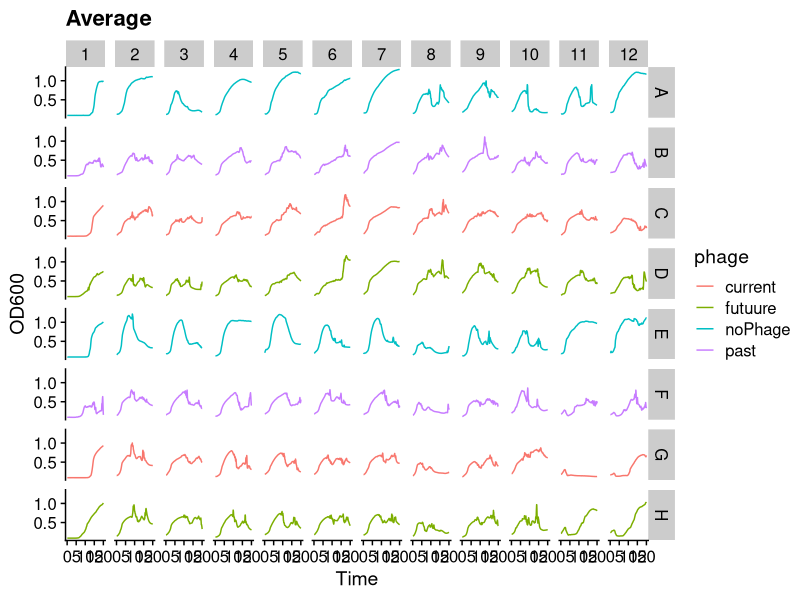
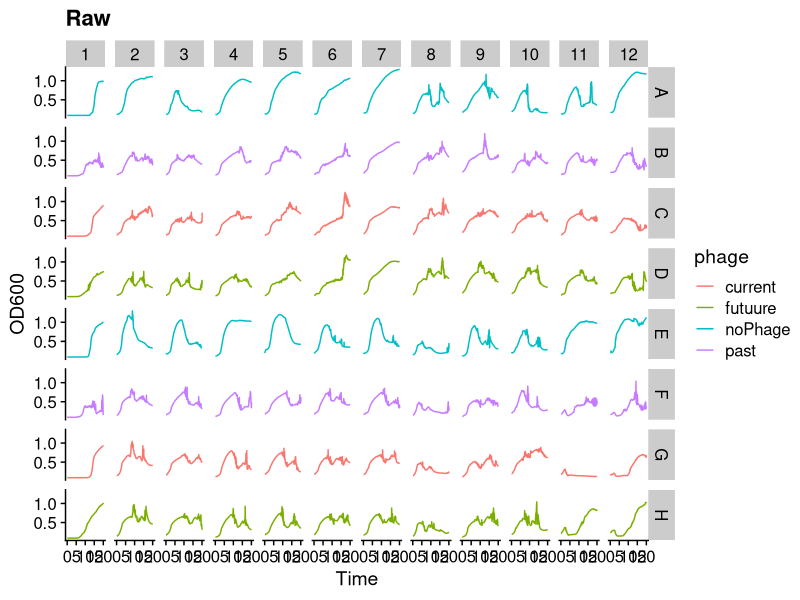
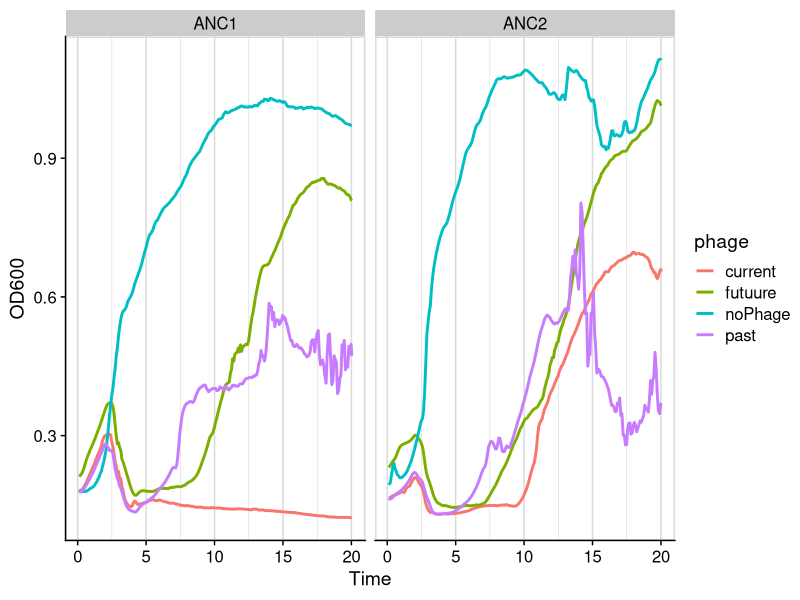
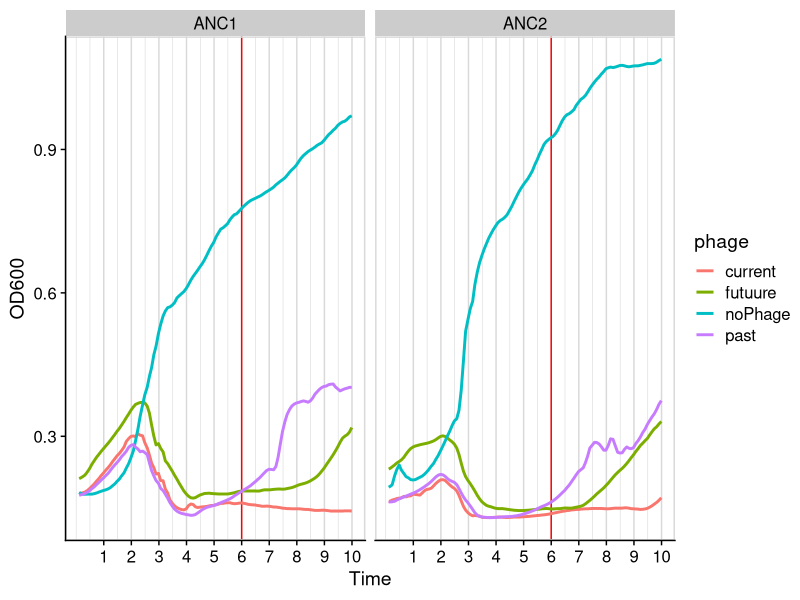
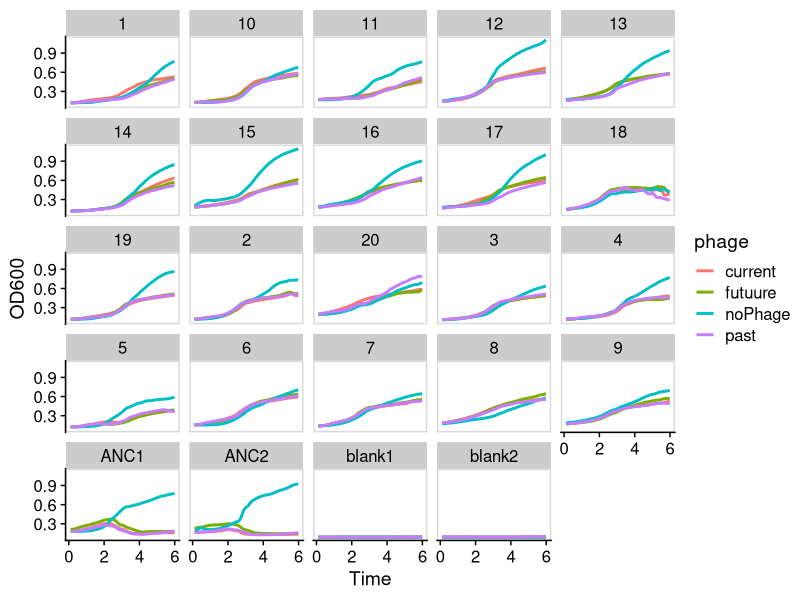
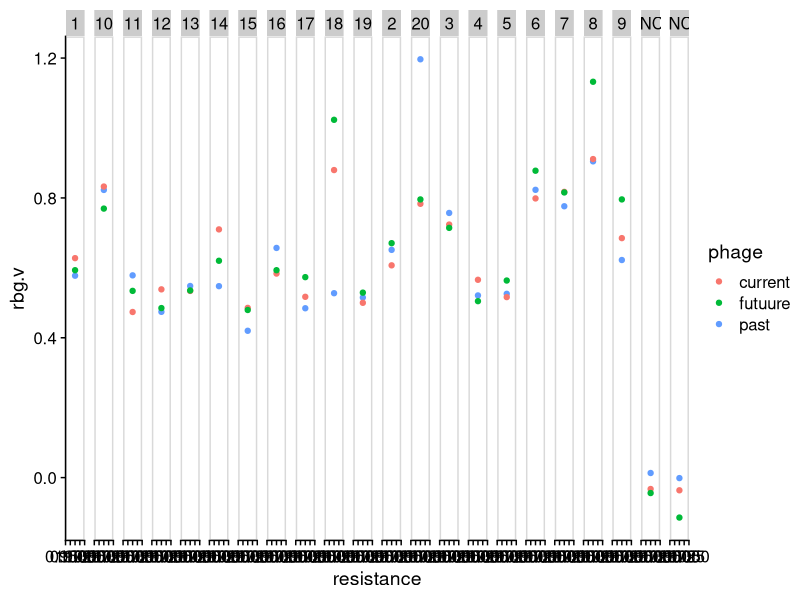
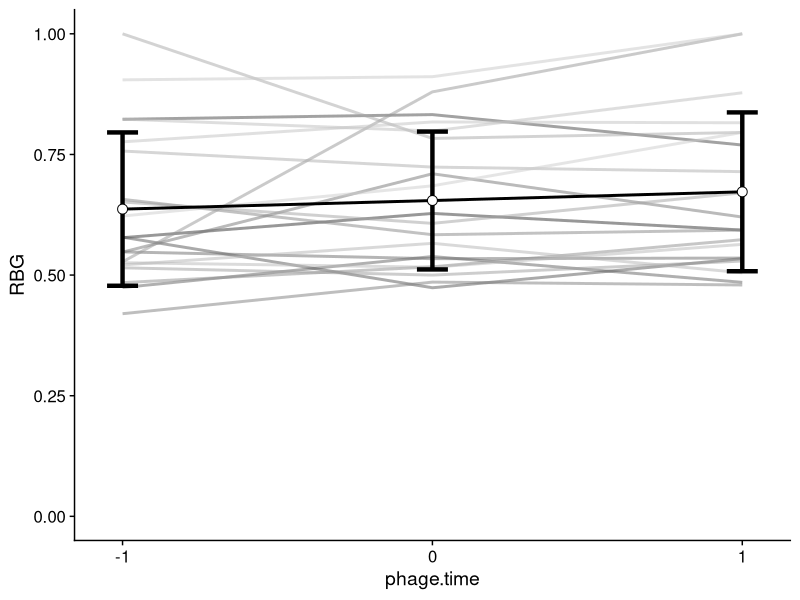

Write R code to recreate these figures, in order. (Note: this script raises an error after producing the figures.)
## ---- chunk 1
library(tidyverse)
library(broom)
library(cowplot)
library(here)
library(caTools)
## ---- chunk 2
input <- read_csv(here("data","shake_plate.csv"))
#time in hours
input$Time <- 24*input$Time
    
    #############
    #average OD #
    #############
input.avg <- 
input%>%
  map_dfc(function(x) runmean(x,k=3))


#trnaform to long format
d.avg <- gather(input.avg, key="well", value = "OD600", colnames(input)[-c(1:2)])
d <- gather(input, key="well", value = "OD600", colnames(input)[-c(1:2)])

#add metadata
meta <- read_csv(here("data","RBG_meta.csv"))

d.avg <-merge(d.avg, meta)
d <-merge(d, meta)

d.avg%>%
  # filter(Time<8)%>%
  # filter(dilution!=1e-7 & dilution!=1e-6)%>%
  group_by(well)%>%
  ggplot(aes(x=Time, y=OD600))+
    geom_line(aes(color=phage))+
    facet_grid(row~col)+
  theme_cowplot()+
  ggtitle("Average")

d%>%
  # filter(Time<8)%>%
  # filter(dilution!=1e-7 & dilution!=1e-6)%>%
  group_by(well)%>%
  ggplot(aes(x=Time, y=OD600))+
    geom_line(aes(color=phage))+
    facet_grid(row~col)+
  theme_cowplot()+
  ggtitle("Raw")

## ---- chunk 3
d.avg%>%
  filter(str_detect(host, "ANC"))%>%
  group_by(well)%>%
  ggplot(aes(x=Time, y=OD600))+
    geom_line(aes(color=phage), size=1)+
    facet_wrap(~host)+
  theme_cowplot()+
    panel_border() +
  background_grid(major = "x",minor = "x")

## ---- chunk 4
d.avg%>%
  filter(Time<10)%>%
  filter(str_detect(host, "ANC"))%>%
  group_by(well)%>%
  ggplot(aes(x=Time, y=OD600))+
  geom_vline(xintercept = 6, color="red")+
    geom_line(aes(color=phage), size=1)+
    facet_wrap(~host)+
  theme_cowplot()+
    panel_border() +
  background_grid(major = "x",minor = "x")+
  scale_x_continuous(breaks = 1:10)
## ---- chunk 5
Tmax <- 6
## ---- chunk 6
d.avg%>%
  filter(Time<Tmax)%>%
  # filter(str_detect(host, "ANC"))%>%
  group_by(well)%>%
  ggplot(aes(x=Time, y=OD600))+
    geom_line(aes(color=phage), size=1)+
    facet_wrap(~host)+
  theme_cowplot()+
    panel_border() 
## ---- chunk 7
rbg <-  
d.avg%>%
  filter(Time<Tmax)%>%
  # get first and lat time point within 0:Tmax
    group_by(well) %>%
  arrange(Time) %>%
  filter(row_number()==1 | row_number()==n())%>%
  mutate(Time=ifelse(Time<1,"start","end"))%>%
  # pivot to join reads of me well
  pivot_wider(id_cols=c("well", "host", "phage"),names_from = Time, values_from=OD600)%>%
  mutate(dif =end-start)%>%
  # divide dif of each phage by no phage
  ungroup()%>%
  group_by(host) %>%
   mutate(rbg.v = dif / dif[phage == 'noPhage'])%>%
  ungroup()%>%
  filter(phage!="noPhage")%>%
  filter(!str_detect(host, "blank"))%>%
    mutate(phage.time= case_when(phage=="futuure" ~ 1,
                               phage=="current" ~ 0,
                               phage=="past" ~ -1))%>%
  mutate(evo.host= if_else(str_detect(host,"ANC"), "anc","evol"))
  
rbg %>%   
ggplot(aes(x=1, y=rbg.v))+
  geom_point(aes(color=phage))+
  facet_grid(.~host)+
  theme_cowplot()+panel_border()+
  xlab("resistance")
  
  # summarize over population
  
## ---- chunk 8
rbg.mean <- rbg%>%
  filter(!str_detect(host,"ANC"))%>%
  mutate(rbg.v=if_else(rbg.v>1,1,rbg.v))%>%
  group_by(phage.time)%>%
  summarise(rbg.avg=mean(rbg.v),rbg.sd=sd(rbg.v), .groups="drop" )
  

rbg%>%
  filter(evo.host=="evol")%>%
  mutate(rbg.v=if_else(rbg.v>1,1,rbg.v))%>%
  ggplot(aes(x=phage.time, y=rbg.v))+
  geom_line(aes(group=host,color=host), alpha=0.5, size=1)+
  geom_line(data=rbg.mean,aes(y=rbg.avg), size=1)+
  # geom_pointrange(data=rbg.mean,
  #                 aes(y=rbg.avg,ymin=rbg.avg-rbg.sd,ymax=rbg.avg+rbg.sd),
  #                 size=1)+
    geom_errorbar(data=rbg.mean,
                  aes(y=rbg.avg,ymin=rbg.avg-rbg.sd,ymax=rbg.avg+rbg.sd),size=1.5, width=0.1)+
    geom_point(data=rbg.mean,aes(y=rbg.avg),size=3, shape=21, fill="white")+
  theme_cowplot()+
  scale_x_continuous(breaks=c(-1,0,1))+
  scale_color_grey()+
  theme(legend.position = "none")+
  ylim(0,1)+
  ylab("RBG")
## ---- chunk 9
d.static <- read_csv(here("data", "static_plate.csv"))%>%
    #long format
  pivot_longer(-Time,names_to="well", values_to="OD600")%>%
    # rearrnge column order
  select(well,Time, OD600)%>%
  full_join(., meta, by="well")
## ---- chunk 10
pA <- 
d.avg%>%
  filter(str_detect(host, "ANC")|str_detect(host, "blank"))%>%
  # filter(Time<Tmax)%>%
  # get first and lat time point within 0:Tmax
    group_by(well) %>%
  arrange(Time) %>%
  filter(row_number()==1 | row_number()==n())%>%
  mutate(Time=ifelse(Time<1,0,2))%>%
      ggplot(aes(x=Time, y=OD600))+
    geom_line(aes(color=phage), size=1)+
    facet_wrap(~host)+
  theme_cowplot()+
    panel_border()+
  theme(legend.position = "bottom",
        axis.text.x = element_blank())+
  ylim(0,1.25)+
  ggtitle("Shaken")

pA2 <- 
d.avg%>%
  filter(str_detect(host, "ANC")|str_detect(host, "blank"))%>%
  filter(Time<Tmax)%>%
  # get first and lat time point within 0:Tmax
    group_by(well) %>%
  arrange(Time) %>%
  filter(row_number()==1 | row_number()==n())%>%
  mutate(Time=ifelse(Time<1,0,2))%>%
      ggplot(aes(x=Time, y=OD600))+
    geom_line(aes(color=phage), size=1)+
    facet_wrap(~host)+
  theme_cowplot()+
    panel_border()+
  theme(legend.position = "bottom",
        axis.text.x = element_blank())+
  ylim(0,1.25)+
  ggtitle("Shaken")

pB <- d.static%>%
   mutate(Time = case_when(Time=="T0" ~ 0,
                                Time=="Tend" ~ 1,
                                Time=="Tend.vortex" ~ 2))%>%
  filter(str_detect(host, "ANC")|str_detect(host, "blank"))%>%
  filter(Time!=1)%>%
    ggplot(aes(x=Time, y=OD600))+
    geom_line(aes(color=phage), size=1)+
    facet_wrap(~host)+
  theme_cowplot()+
    panel_border()+
  theme(legend.position = "bottom",
        axis.text.x = element_blank())+
  ylim(0,1.25)+
  ggtitle("Static")

plot_grid(pA, pB)+
  ggsave2(here("plots", "controls_shakenEND.pdf"), width = 10, height = 7)

plot_grid(pA2, pB)+
  ggsave2(here("plots", "controls_shakenBEST.pdf"), width = 10, height = 7)
## ---- chunk 11
rbg.static <-  
d.static%>%
  #choose static with vortexing
  filter(Time!="Tend.vortex")%>%
  group_by(well) %>%
  mutate(Time=ifelse(Time=="T0","start","end"))%>%
  # pivot to join reads of me well
  pivot_wider(id_cols=c("well", "host", "phage"),names_from = Time, values_from=OD600)%>%
  mutate(dif =end-start)%>%
  # divide dif of each phage by no phage
  ungroup()%>%
  group_by(host) %>%
   mutate(rbg.v = dif / dif[phage == 'noPhage'])%>%
  ungroup()%>%
  filter(phage!="noPhage")%>%
  filter(!str_detect(host, "blank"))%>%
    mutate(phage.time= case_when(phage=="futuure" ~ 1,
                               phage=="current" ~ 0,
                               phage=="past" ~ -1))%>%
  mutate(evo.host= if_else(str_detect(host,"ANC"), "anc","evol"))
## ---- chunk 12
rbg.static.mean <- rbg.static%>%
  filter(!str_detect(host,"ANC"))%>%
  mutate(rbg.v=if_else(rbg.v>1,1,rbg.v))%>%
  group_by(phage.time)%>%
  summarise(rbg.avg=mean(rbg.v),rbg.sd=sd(rbg.v), .groups="drop" )
  

rbg.static%>%
  filter(evo.host=="evol")%>%
  mutate(rbg.v=if_else(rbg.v>1,1,rbg.v))%>%
  ggplot(aes(x=phage.time, y=rbg.v))+
  geom_line(aes(group=host,color=host), alpha=0.5, size=1)+
  geom_line(data=rbg.static.mean,aes(y=rbg.avg), size=2)+
  geom_pointrange(data=rbg.static.mean,
                  aes(y=rbg.avg,ymin=rbg.avg-rbg.sd,ymax=rbg.avg+rbg.sd),
                  size=1)+
  theme_cowplot()+
  scale_x_continuous(breaks=c(-1,0,1))+
  scale_color_grey()+
  theme(legend.position = "none")
